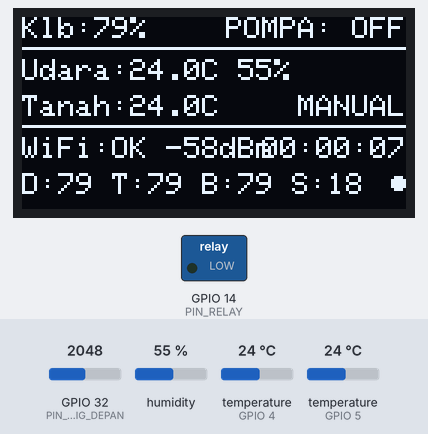
Bench run of a sketch on a simulated ESP32. On the bench: 128×64 one-colour display, switched loads named in the sketch (green lamp = pin HIGH). The test bench sets the inputs (shaded band); at power-on: humidity 55 %, temperature (sensors on GPIO 5, GPIO 4) 24 °C, GPIO 32 (PIN_MUX_SIG_DEPAN) = 2048. WiFi joins after 1.5 s; servers stay silent unless stated; the Firebase database answers and starts empty; what the sketch prints to the serial monitor is not drawn.

Above: at 7.8 s.
7.9 s: humidity set to 22 %
At 15.1 s:
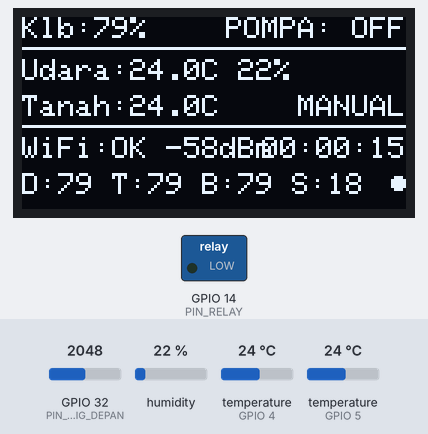
15.2 s: temperature (sensor on GPIO 5) set to 12 °C
At 19.3 s:
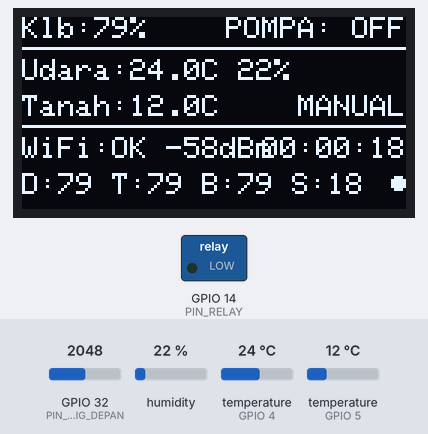
20.2 s: GPIO 32 (PIN_MUX_SIG_DEPAN) set to 2866
At 22.6 s:
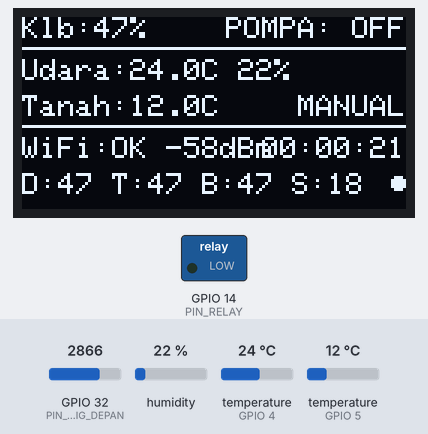
24.8 s: temperature (sensor on GPIO 4) set to 12 °C
At 29.2 s:
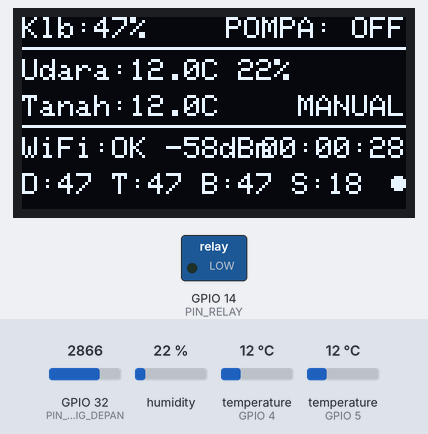
31.3 s: temperature (sensor on GPIO 5) set to 19 °C
At 35.8 s:
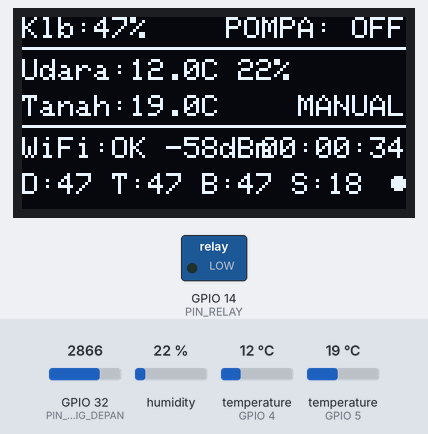
36.1 s: GPIO 32 (PIN_MUX_SIG_DEPAN) set to 3640
At 39.1 s:
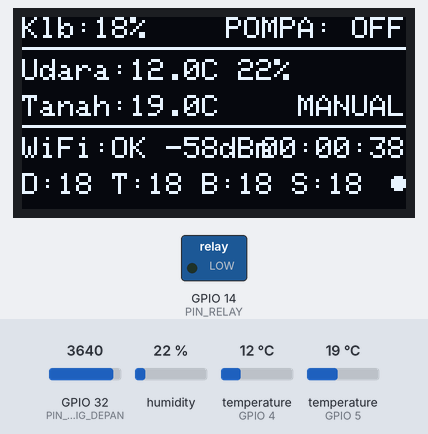
Timing chart, 0 to 40.6 s (numbered marks = the images above; inputs shaded):
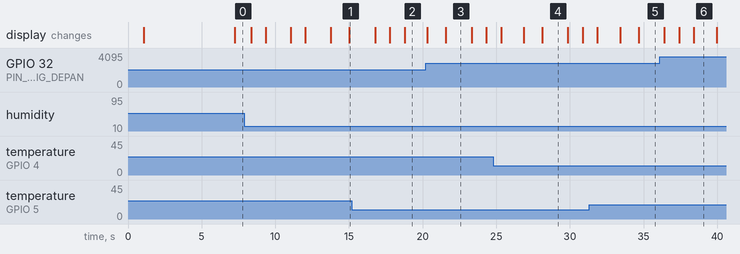

Measured:
- what the display in image 3 shows lasts 1.7 s, from 21.6 s to 23.3 s

The sketch:

smart-greenhouse.ino
```cpp
#include "config.h"
#include "sensorTanah.h"
#include "sensorUdara.h"
#include "kontrolRelay.h"
#include "koneksiFirebase.h"
#include "tampilOled.h"

unsigned long waktuBacaSensorTerakhir = 0;

void setup() {
  Serial.begin(115200);
  delay(1000);

  Serial.println();
  Serial.println("=======================================");
  Serial.println("  Smart Greenhouse - Melon Farm v1.0");
  Serial.println("  12 baris x 30 tanaman x 18 sensor");
  Serial.println("=======================================");
  Serial.println();

  Serial.println("[Main] Inisialisasi OLED...");
  setupOled();

  Serial.println("[Main] Inisialisasi sensor tanah...");
  setupSensorTanah();

  Serial.println("[Main] Inisialisasi sensor udara...");
  setupSensorUdara();

  Serial.println("[Main] Inisialisasi relay pompa...");
  setupRelay();

  Serial.println("[Main] Menghubungkan ke WiFi & Firebase...");
  setupFirebase();

  Serial.println("[Main] Pembacaan sensor awal...");
  bacaSemuaSensor(dataTanah);
  bacaSensorUdara(dataUdara);

  Serial.println();
  Serial.println("=.=.=.=.=.=.=.=.=.=.=.=.=.=.=.=.=.=.=.=");
  Serial.println("  Sistem siap - memasuki loop utama");
  Serial.println("=.=.=.=.=.=.=.=.=.=.=.=.=.=.=.=.=.=.=.=");
  Serial.println();
}

void loop() {
  unsigned long sekarang = millis();

  if (sekarang - waktuBacaSensorTerakhir >= INTERVAL_BACA_SENSOR) {
    waktuBacaSensorTerakhir = sekarang;

    bacaSemuaSensor(dataTanah);

    bacaSensorUdara(dataUdara);
  }

  cekKondisiSiram(dataTanah.rataRataTotal);

  kirimDataFirebase();

  bacaKontrolFirebase();

  tampilkanOled();

  static unsigned long waktuCekWiFiTerakhir = 0;
  if (sekarang - waktuCekWiFiTerakhir >= 30000) {
    waktuCekWiFiTerakhir = sekarang;
    cekKoneksiWiFi();
  }

  yield();
}
```

koneksiFirebase.cpp
```cpp
#include "koneksiFirebase.h"

#include <addons/TokenHelper.h>
#include <addons/RTDBHelper.h>

bool firebaseTerhubung = false;
unsigned long waktuKirimTerakhir = 0;
unsigned long waktuBacaKontrolTerakhir = 0;

FirebaseData fbdo;
FirebaseData fbdoStream;
FirebaseAuth auth;
FirebaseConfig config;

void streamCallback(FirebaseStream data);
void streamTimeoutCallback(bool timeout);

void setupFirebase() {
  sambungWiFi();

  config.api_key = FIREBASE_API_KEY;
  config.database_url = FIREBASE_HOST;

  auth.user.email = FIREBASE_USER_EMAIL;
  auth.user.password = FIREBASE_USER_PASS;

  config.token_status_callback = tokenStatusCallback;

  config.fcs.download_buffer_size = 512;

  Firebase.begin(&config, &auth);
  Firebase.reconnectNetwork(true);

  fbdo.setBSSLBufferSize(2048, 1024);
  fbdo.setResponseSize(1024);

  unsigned long waktuMulai = millis();
  while (!Firebase.ready() && (millis() - waktuMulai < 10000)) {
    delay(100);
  }

  if (Firebase.ready()) {
    firebaseTerhubung = true;
    Serial.println("[Firebase] Terhubung ke Firebase RTDB");

    if (Firebase.RTDB.beginStream(&fbdoStream, "/greenhouse/kontrol")) {
      Firebase.RTDB.setStreamCallback(&fbdoStream, streamCallback, streamTimeoutCallback);
      Serial.println("[Firebase] Stream listener aktif: /greenhouse/kontrol");
    }
  } else {
    firebaseTerhubung = false;
    Serial.println("[Firebase] Gagal terhubung ke Firebase!");
  }
}

void kirimDataFirebase() {
  if (!Firebase.ready()) {
    firebaseTerhubung = false;
    return;
  }

  unsigned long sekarang = millis();
  if (sekarang - waktuKirimTerakhir < INTERVAL_KIRIM_FIREBASE) {
    return;
  }
  waktuKirimTerakhir = sekarang;
  firebaseTerhubung = true;

  FirebaseJson json;

  for (int i = 0; i < JUMLAH_SENSOR_PER_ZONA; i++) {
    json.set("sensor/depan" + String(i), dataTanah.nilaiDepan[i]);
    json.set("sensor/tengah" + String(i), dataTanah.nilaiTengah[i]);
    json.set("sensor/belakang" + String(i), dataTanah.nilaibelakang[i]);
  }

  json.set("sensor/rataRataDepan", dataTanah.rataRataDepan);
  json.set("sensor/rataRataTengah", dataTanah.rataRataTengah);
  json.set("sensor/rataRataBelakang", dataTanah.rataRataBelakang);
  json.set("sensor/rataRataTotal", dataTanah.rataRataTotal);

  json.set("pompa/statusPompa", statusPompa.pompaHidup);
  json.set("pompa/waktuSiramTerakhir", getWaktuSiramTerakhirText());
  json.set("pompa/cooldownAktif", statusPompa.cooldownAktif);

  json.set("udara/suhuUdara", dataUdara.suhuUdara);
  json.set("udara/kelembabanUdara", dataUdara.kelembabanUdara);

  json.set("tanah/suhuTanah", dataUdara.suhuTanah);

  json.set("sistem/jumlahSensorAktif", dataTanah.jumlahSensorAktif);
  json.set("sistem/uptime", (int)(millis() / 1000));
  json.set("sistem/online", true);

  unsigned long mulaiKirim = millis();
  if (Firebase.RTDB.updateNode(&fbdo, "/greenhouse", &json)) {
    unsigned long durasiKirim = millis() - mulaiKirim;
    Serial.printf("[Firebase] Data terkirim ke RTDB (%lu ms)\n", durasiKirim);
  } else {
    Serial.printf("[Firebase] Gagal kirim: %s\n", fbdo.errorReason().c_str());
  }
}

void bacaKontrolFirebase() {
  if (!Firebase.ready()) return;

  unsigned long sekarang = millis();
  if (sekarang - waktuBacaKontrolTerakhir < 3000) return;
  waktuBacaKontrolTerakhir = sekarang;

  if (Firebase.RTDB.getInt(&fbdo, "/greenhouse/setting/batasKeringTanah")) {
    int nilai = fbdo.intData();
    if (nilai > 0 && nilai < 100 && nilai != statusPompa.batasKeringTanah) {
      statusPompa.batasKeringTanah = nilai;
      Serial.printf("[Firebase] batasKeringTanah diubah: %d%%\n", nilai);
    }
  }

  if (Firebase.RTDB.getInt(&fbdo, "/greenhouse/setting/batasBasahTanah")) {
    int nilai = fbdo.intData();
    if (nilai > 0 && nilai < 100 && nilai != statusPompa.batasBasahTanah) {
      statusPompa.batasBasahTanah = nilai;
      Serial.printf("[Firebase] batasBasahTanah diubah: %d%%\n", nilai);
    }
  }

  if (Firebase.RTDB.getInt(&fbdo, "/greenhouse/setting/waktuSiramMaksimal")) {
    int nilai = fbdo.intData();
    if (nilai > 0 && nilai <= 60 && nilai != statusPompa.waktuSiramMaksimal) {
      statusPompa.waktuSiramMaksimal = nilai;
      Serial.printf("[Firebase] waktuSiramMaksimal diubah: %d menit\n", nilai);
    }
  }

  if (Firebase.RTDB.getBool(&fbdo, "/greenhouse/kontrol/modeOtomatis")) {
    statusPompa.modeOtomatis = fbdo.boolData();
  }

  if (Firebase.RTDB.getBool(&fbdo, "/greenhouse/kontrol/overrideManual")) {
    statusPompa.overrideManual = fbdo.boolData();
  }
}

void streamCallback(FirebaseStream data) {
  String path = data.dataPath();

  Serial.printf("[Firebase] Stream update: %s = %s\n",
    path.c_str(), data.stringData().c_str());

  if (path == "/overrideManual" || path == "overrideManual") {
    statusPompa.overrideManual = data.boolData();
    Serial.printf("[Firebase] Override manual: %s\n",
      statusPompa.overrideManual ? "ON" : "OFF");
  }

  if (path == "/modeOtomatis" || path == "modeOtomatis") {
    statusPompa.modeOtomatis = data.boolData();
    Serial.printf("[Firebase] Mode otomatis: %s\n",
      statusPompa.modeOtomatis ? "ON" : "OFF");
  }
}

void streamTimeoutCallback(bool timeout) {
  if (timeout) {
    Serial.println("[Firebase] Stream timeout - mencoba reconnect...");
  }
}

void sambungWiFi() {
  Serial.println("[WiFi] Menghubungkan ke " + String(WIFI_SSID) + "...");
  WiFi.mode(WIFI_STA);
  WiFi.begin(WIFI_SSID, WIFI_PASSWORD);

  int percobaan = 0;
  while (WiFi.status() != WL_CONNECTED && percobaan < 30) {
    delay(500);
    Serial.print(".");
    percobaan++;
  }

  if (WiFi.status() == WL_CONNECTED) {
    Serial.println("\n[WiFi] Terhubung, IP: " + WiFi.localIP().toString());
  } else {
    Serial.println("\n[WiFi] Gagal terhubung ke WiFi!");
  }
}

bool cekKoneksiWiFi() {
  if (WiFi.status() != WL_CONNECTED) {
    Serial.println("[WiFi] Koneksi terputus - mencoba sambung ulang...");
    sambungWiFi();
    return WiFi.status() == WL_CONNECTED;
  }
  return true;
}

String getStatusWiFiText() {
  if (WiFi.status() == WL_CONNECTED) {
    return "WiFi:OK " + String(WiFi.RSSI()) + "dBm";
  }
  return "WiFi:OFF";
}
```

koneksiFirebase.h
```cpp
#ifndef KONEKSI_FIREBASE_H
#define KONEKSI_FIREBASE_H

#include <Arduino.h>
#include <WiFi.h>
#include <Firebase_ESP_Client.h>
#include "config.h"
#include "sensorTanah.h"
#include "sensorUdara.h"
#include "kontrolRelay.h"

void setupFirebase();
void kirimDataFirebase();
void bacaKontrolFirebase();
bool cekKoneksiWiFi();
void sambungWiFi();
String getStatusWiFiText();

extern bool firebaseTerhubung;
extern unsigned long waktuKirimTerakhir;

#endif
```

kontrolRelay.cpp
```cpp
#include "kontrolRelay.h"

StatusPompa statusPompa;

const int LEVEL_RELAY_ON  = relayActiveLow ? LOW : HIGH;
const int LEVEL_RELAY_OFF = relayActiveLow ? HIGH : LOW;

void setupRelay() {
  pinMode(PIN_RELAY, OUTPUT);
  digitalWrite(PIN_RELAY, LEVEL_RELAY_OFF);

  statusPompa.pompaHidup = false;
  statusPompa.modeOtomatis = true;
  statusPompa.overrideManual = false;
  statusPompa.waktuMulaiSiram = 0;
  statusPompa.waktuSiramTerakhir = 0;
  statusPompa.durasiSiramSaatIni = 0;
  statusPompa.batasKeringTanah = BATAS_KERING_DEFAULT;
  statusPompa.batasBasahTanah = BATAS_BASAH_DEFAULT;
  statusPompa.waktuSiramMaksimal = 15;
  statusPompa.cooldownAktif = false;

  Serial.println("[KontrolRelay] Setup selesai - Relay pada GPIO " + String(PIN_RELAY));
  Serial.printf("[KontrolRelay] Mode Trigger: %s (Sinyal ON=%s, OFF=%s)\n",
    relayActiveLow ? "Active LOW" : "Active HIGH",
    LEVEL_RELAY_ON == HIGH ? "HIGH" : "LOW",
    LEVEL_RELAY_OFF == HIGH ? "HIGH" : "LOW");

  if (modeTestingCepat) {
    Serial.println("[KontrolRelay] Mode Testing Cepat AktifF: Cooldown dinonaktifkan (respon instan)");
    Serial.println("[KontrolRelay] Ingat: Ubah modeTestingCepat = false pada config.h sebelum dipakai di greenhouse"); //skipTest
  } else {
    Serial.printf("[KontrolRelay] Threshold: Kering=%d%%, Basah=%d%%, Cooldown=%d detik\n",
      statusPompa.batasKeringTanah, statusPompa.batasBasahTanah,
      COOLDOWN_POMPA / 1000);
  }
}

void hidupkanPompa() {
  if (!statusPompa.pompaHidup) {
    digitalWrite(PIN_RELAY, LEVEL_RELAY_ON);
    statusPompa.pompaHidup = true;
    statusPompa.waktuMulaiSiram = millis();
    statusPompa.durasiSiramSaatIni = 0;

    Serial.println("[KontrolRelay] Pompa hidup - penyiraman dimulai");
  }
}

void matikanPompa() {
  if (statusPompa.pompaHidup) {
    digitalWrite(PIN_RELAY, LEVEL_RELAY_OFF);
    statusPompa.pompaHidup = false;
    statusPompa.waktuSiramTerakhir = millis();

    if (modeTestingCepat) {
      statusPompa.cooldownAktif = false;
      Serial.println("[KontrolRelay] Pompa mati - [TESTING CEPAT] Cooldown dilewati, siap siram instan");
    } else {
      statusPompa.cooldownAktif = true;
      Serial.println("[KontrolRelay] Pompa mati - cooldown dimulai");
    }
  }
}

bool cekCooldown() {
  if (modeTestingCepat) return false;

  if (!statusPompa.cooldownAktif) return false;

  unsigned long selisih = millis() - statusPompa.waktuSiramTerakhir;
  if (selisih >= COOLDOWN_POMPA) {
    statusPompa.cooldownAktif = false;
    Serial.println("[KontrolRelay] Cooldown selesai - siram lagi");
    return false;
  }

  return true;
}

void cekKondisiSiram(float rataRataKelembaban) {
  if (!statusPompa.modeOtomatis) {
    if (statusPompa.overrideManual && !statusPompa.pompaHidup) {
      hidupkanPompa();
    } else if (!statusPompa.overrideManual && statusPompa.pompaHidup) {
      matikanPompa();
    }
    return;
  }

  if (statusPompa.pompaHidup) {
    statusPompa.durasiSiramSaatIni = millis() - statusPompa.waktuMulaiSiram;

    unsigned long batasMaksMs = (unsigned long)statusPompa.waktuSiramMaksimal * 60000UL;
    if (statusPompa.durasiSiramSaatIni >= batasMaksMs) {
      Serial.println("[KontrolRelay] SAFETY: Batas waktu siram tercapai!");
      matikanPompa();
      return;
    }
  }

  if (!modeTestingCepat) {
    if (cekCooldown()) {
      unsigned long sisaCooldown = COOLDOWN_POMPA - (millis() - statusPompa.waktuSiramTerakhir);
      Serial.printf("[KontrolRelay] Cooldown aktif, sisa %lu detik\n", sisaCooldown / 1000);
      return;
    }
  }

  if (rataRataKelembaban < (float)statusPompa.batasKeringTanah) {
    if (!statusPompa.pompaHidup) {
      Serial.printf("[KontrolRelay] Kelembaban %.1f%% < %d%% -> SIRAM!\n",
        rataRataKelembaban, statusPompa.batasKeringTanah);
      hidupkanPompa();
    }
  } else if (rataRataKelembaban > (float)statusPompa.batasBasahTanah) {
    if (statusPompa.pompaHidup) {
      Serial.printf("[KontrolRelay] Kelembaban %.1f%% > %d%% -> STOP!\n",
        rataRataKelembaban, statusPompa.batasBasahTanah);
      matikanPompa();
    }
  }
}

String getStatusPompaText() {
  if (statusPompa.pompaHidup) {
    return "POMPA: ON";
  } else if (!modeTestingCepat && statusPompa.cooldownAktif) {
    unsigned long berlalu = millis() - statusPompa.waktuSiramTerakhir;
    if (berlalu >= COOLDOWN_POMPA) {
      return "POMPA: OFF";
    }
    unsigned long sisa = COOLDOWN_POMPA - berlalu;
    return "CD:" + String(sisa / 1000) + "s";
  } else {
    return "POMPA: OFF";
  }
}

String getWaktuSiramTerakhirText() {
  if (statusPompa.waktuSiramTerakhir == 0) {
    return "Belum pernah";
  }
  unsigned long selisih = (millis() - statusPompa.waktuSiramTerakhir) / 1000;
  if (selisih < 60) {
    return String(selisih) + " dtk lalu";
  } else if (selisih < 3600) {
    return String(selisih / 60) + " mnt lalu";
  } else {
    return String(selisih / 3600) + " jam lalu";
  }
}
```

kontrolRelay.h
```cpp
#ifndef KONTROL_RELAY_H
#define KONTROL_RELAY_H

#include <Arduino.h>
#include "config.h"

struct StatusPompa {
  bool pompaHidup;
  bool modeOtomatis;
  bool overrideManual;
  unsigned long waktuMulaiSiram;
  unsigned long waktuSiramTerakhir;
  unsigned long durasiSiramSaatIni;
  int batasKeringTanah;
  int batasBasahTanah;
  int waktuSiramMaksimal;
  bool cooldownAktif;
};

void setupRelay();
void hidupkanPompa();
void matikanPompa();
void cekKondisiSiram(float rataRataKelembaban);
bool cekCooldown();
String getStatusPompaText();
String getWaktuSiramTerakhirText();

extern StatusPompa statusPompa;

#endif
```

sensorTanah.cpp
```cpp
#include "sensorTanah.h"

DataSensorTanah dataTanah;

void setupSensorTanah() {
  if (modeTanpaMux) {
    Serial.println("[SensorTanah] Setup selesai - [MODE TESTING AKTIF] (Tanpa CD4051, 1 sensor di GPIO 32)"); //Without CD4051
  } else {
    pinMode(PIN_MUX_S0, OUTPUT);
    pinMode(PIN_MUX_S1, OUTPUT);
    pinMode(PIN_MUX_S2, OUTPUT);
    Serial.println("[SensorTanah] Setup selesai - 3x CD4051 MUX siap");
  }

  for (int i = 0; i < JUMLAH_SENSOR_PER_ZONA; i++) {
    dataTanah.nilaiDepan[i] = 0.0;
    dataTanah.nilaiTengah[i] = 0.0;
    dataTanah.nilaibelakang[i] = 0.0;
  }
  dataTanah.rataRataDepan = 0.0;
  dataTanah.rataRataTengah = 0.0;
  dataTanah.rataRataBelakang = 0.0;
  dataTanah.rataRataTotal = 0.0;
  dataTanah.jumlahSensorAktif = 0;
}

int bacaSensorLangsung(int pinSig) {
  int totalBaca = 0;
  for (int i = 0; i < 3; i++) {
    totalBaca += analogRead(pinSig);
    delayMicroseconds(100);
  }
  return totalBaca / 3;
}

int bacaSensorMux(int pinSig, int channel) {
  digitalWrite(PIN_MUX_S0, (channel >> 0) & 0x01);
  digitalWrite(PIN_MUX_S1, (channel >> 1) & 0x01);
  digitalWrite(PIN_MUX_S2, (channel >> 2) & 0x01);

  delayMicroseconds(50);

  int totalBaca = 0;
  for (int i = 0; i < 3; i++) {
    totalBaca += analogRead(pinSig);
    delayMicroseconds(100);
  }

  return totalBaca / 3;
}

float konversiKePersentase(int nilaiMentah) {
  float persen = (float)(ADC_KERING - nilaiMentah) / (float)(ADC_KERING - ADC_BASAH) * 100.0;

  if (persen < 0.0) persen = 0.0;
  if (persen > 100.0) persen = 100.0;

  return persen;
}

void bacaSemuaSensor(DataSensorTanah &data) {
  if (modeTanpaMux) {
    int nilaiMentah = bacaSensorLangsung(PIN_MUX_SIG_DEPAN);
    float persen = konversiKePersentase(nilaiMentah);

    data.jumlahSensorAktif = 0;

    bool sensorValid = (nilaiMentah > 0);

    for (int ch = 0; ch < JUMLAH_SENSOR_PER_ZONA; ch++) {
      data.nilaiDepan[ch] = persen;
      data.nilaiTengah[ch] = persen;
      data.nilaibelakang[ch] = persen;
    }

    if (sensorValid) {
      data.jumlahSensorAktif = TOTAL_SENSOR;
    }

    data.rataRataDepan = persen;
    data.rataRataTengah = persen;
    data.rataRataBelakang = persen;
    data.rataRataTotal = persen;

    Serial.printf("[SensorTanah][MODE TESTING] 1 Sensor di GPIO %d: ADC=%d (%.1f%%) | Disalin ke 18 slot | Aktif=%d/%d\n",
      PIN_MUX_SIG_DEPAN, nilaiMentah, persen, data.jumlahSensorAktif, TOTAL_SENSOR);

  } else {
    int pinZona[] = {PIN_MUX_SIG_DEPAN, PIN_MUX_SIG_TENGAH, PIN_MUX_SIG_BELAKANG};
    float* nilaiZona[] = {data.nilaiDepan, data.nilaiTengah, data.nilaibelakang};

    data.jumlahSensorAktif = 0;

    for (int zona = 0; zona < JUMLAH_ZONA; zona++) {
      for (int ch = 0; ch < JUMLAH_SENSOR_PER_ZONA; ch++) {
        int nilaiMentah = bacaSensorMux(pinZona[zona], ch);
        float persen = konversiKePersentase(nilaiMentah);

        nilaiZona[zona][ch] = persen;

        if (nilaiMentah > 0) {
          data.jumlahSensorAktif++;
        }
      }
    }

    data.rataRataDepan = hitungRataRata(data.nilaiDepan, JUMLAH_SENSOR_PER_ZONA);
    data.rataRataTengah = hitungRataRata(data.nilaiTengah, JUMLAH_SENSOR_PER_ZONA);
    data.rataRataBelakang = hitungRataRata(data.nilaibelakang, JUMLAH_SENSOR_PER_ZONA);

    float semuaRata[] = {data.rataRataDepan, data.rataRataTengah, data.rataRataBelakang};
    data.rataRataTotal = hitungRataRata(semuaRata, JUMLAH_ZONA);

    Serial.printf("[SensorTanah] Rata-rata: D=%.1f%% T=%.1f%% B=%.1f%% | Total=%.1f%% | Aktif=%d/%d\n",
      data.rataRataDepan, data.rataRataTengah, data.rataRataBelakang,
      data.rataRataTotal, data.jumlahSensorAktif, TOTAL_SENSOR);
  }
}

float hitungRataRata(float nilai[], int jumlah) {
  if (jumlah == 0) return 0.0;

  float total = 0.0;
  for (int i = 0; i < jumlah; i++) {
    total += nilai[i];
  }

  return total / (float)jumlah;
}
```

sensorTanah.h
```cpp
#ifndef SENSOR_TANAH_H
#define SENSOR_TANAH_H

#include <Arduino.h>
#include "config.h"

struct DataSensorTanah {
  float nilaiDepan[JUMLAH_SENSOR_PER_ZONA];
  float nilaiTengah[JUMLAH_SENSOR_PER_ZONA];
  float nilaibelakang[JUMLAH_SENSOR_PER_ZONA];
  float rataRataDepan;
  float rataRataTengah;
  float rataRataBelakang;
  float rataRataTotal;
  int jumlahSensorAktif;
};

void setupSensorTanah();
int bacaSensorMux(int pinSig, int channel);
int bacaSensorLangsung(int pinSig = PIN_MUX_SIG_DEPAN);
float konversiKePersentase(int nilaiMentah);
void bacaSemuaSensor(DataSensorTanah &data);
float hitungRataRata(float nilai[], int jumlah);

extern DataSensorTanah dataTanah;

#endif
```

Source omitted: sensorUdara.cpp (2066 bytes), sensorUdara.h (428 bytes), tampilOled.cpp (3133 bytes), tampilOled.h (373 bytes), config.example.h (1386 bytes)
